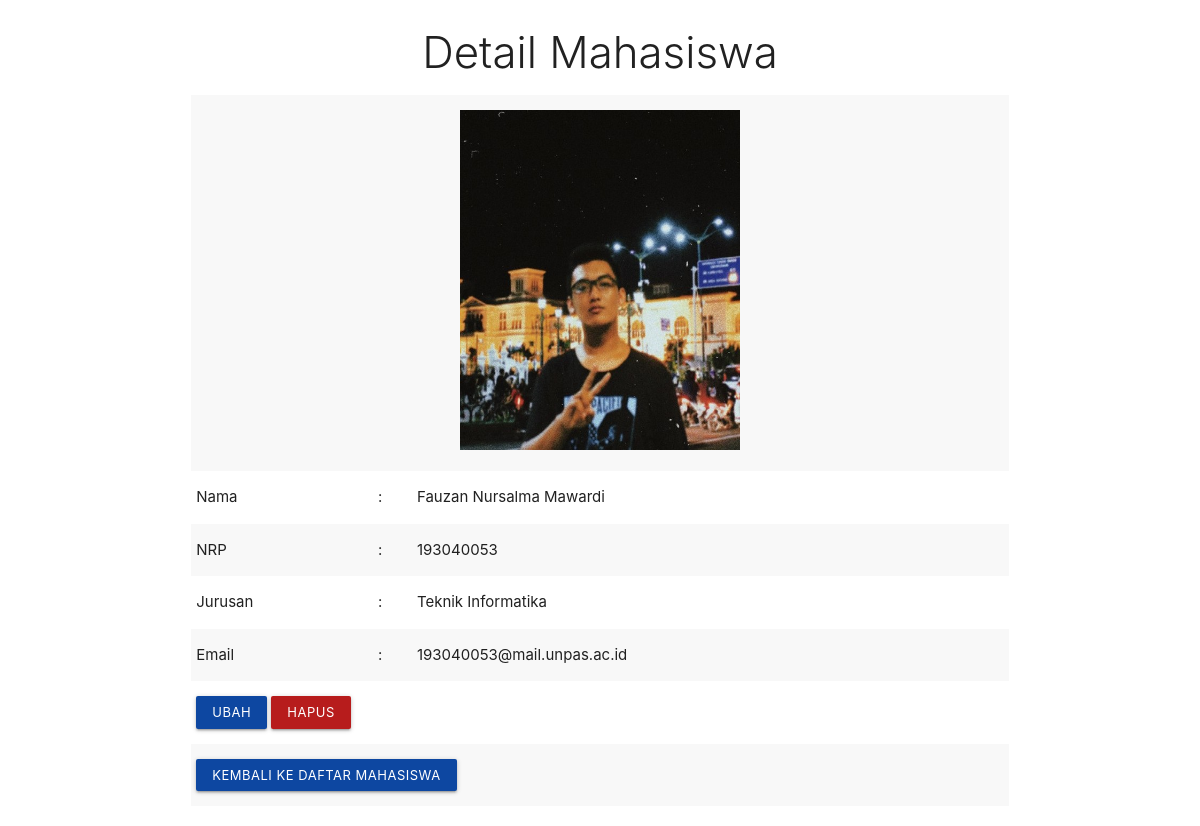
The page /pertemuan10/detail.php?id=1 on the database its author committed.
### tables this page shows
CREATE TABLE `mahasiswa` (
  `id` int(11) NOT NULL,
  `nama` varchar(64) NOT NULL,
  `nrp` char(9) NOT NULL,
  `jurusan` varchar(64) NOT NULL,
  `email` varchar(64) NOT NULL,
  `foto` varchar(64) NOT NULL
);

### pertemuan10/functions.php (called while the page is built, shortened)
<?php
function koneksi()
{
	return mysqli_connect('localhost', 'root', '', 'pw_193040053');
}
function query($sql)
{
	$conn = koneksi();
	$result = mysqli_query($conn, $sql);
	if (mysqli_num_rows($result) == 1) {
		return mysqli_fetch_assoc($result);
	}
	$rows = [];
	return $rows;
}

### pertemuan10/detail.php (the view, shortened to what this page needs)
<?php
require 'functions.php';
$id = $_GET['id'];
$mhs = query("SELECT * FROM mahasiswa WHERE id = $id");
?>
<!DOCTYPE html>
<html lang="en">
<head>
  <link rel="stylesheet" href="css/style.css">
  <link type="text/css" rel="stylesheet" href="css/materialize.min.css" media="screen,projection" />
</head>
<body>
  <div class="container">
    <h3 class="light center Black-text">Detail Mahasiswa</h3>
    <div class="row">
      <div class="col s12 m12">
        <div class="tabel">
          <table border="1px" cellpadding="8px" cellspacing="0" class="striped">
            <tr>
              <td class="center" colspan="3"><img src="img/<?= $mhs['foto']; ?>" width="280" height="340"></td>
            </tr>
            <tr>
              <td>Nama</td>
              <td>:</td>
              <td><?= $mhs['nama']; ?></td>
            </tr>
            <tr>
              <td>NRP</td>
              <td>:</td>
              <td><?= $mhs['nrp']; ?></td>
            </tr>
            <tr>
              <td>Jurusan</td>
              <td>:</td>
              <td><?= $mhs['jurusan']; ?></td>
            </tr>
            <tr>
              <td>Email</td>
              <td>:</td>
              <td><?= $mhs['email']; ?></td>
            </tr>
            <tr>
              <td colspan="3"><a href="" class="waves-effect waves-light blue darken-4 btn-small">Ubah</a>
                <a href="" class="waves-effect waves-light red darken-4 btn-small">Hapus</a></td>
            </tr>
            <tr>
              <td colspan="3"><a href="latihan3.php" class="waves-effect waves-light blue darken-4 btn-small"> Kembali Ke Daftar Mahasiswa</a></td>
            </tr>
          </table>
        </div>
      </div>
    </div>
</body>
</html>

### pertemuan10/css/style.css (style rules this page uses)
.container { position:relative; }

### rows shown on the page
mahasiswa: foto (picture), nama "Fauzan Nursalma Mawardi", nrp "193040053", jurusan "Teknik Informatika", email "193040053@mail.unpas.ac.id"
